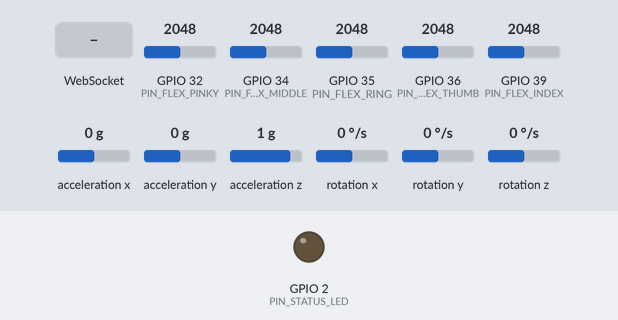
Simulated run of this sketch. Board: ESP32. Shown: output pins drawn as LEDs (lit = HIGH). Wiring (inferred from the names in the program): MPU-6050 motion sensor at I2C address 0x68. The test bench sets the inputs (shaded band); at power-on: GPIO 32 (PIN_FLEX_PINKY) = 2048, GPIO 34 (PIN_FLEX_MIDDLE) = 2048, GPIO 35 (PIN_FLEX_RING) = 2048, GPIO 36 (PIN_FLEX_THUMB) = 2048, GPIO 39 (PIN_FLEX_INDEX) = 2048, acceleration x 0 g, acceleration y 0 g, acceleration z 1 g, rotation x 0 °/s, rotation y 0 °/s, rotation z 0 °/s. WiFi joins after 1.5 s; servers stay silent unless stated; what the sketch prints to the serial monitor is not drawn.

Above: at 0.0 s.
At 8.8 s:
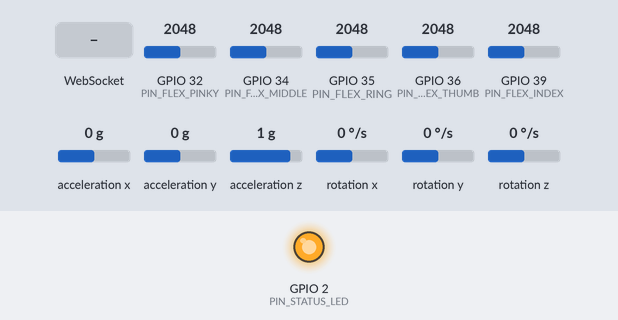
8.9 s: WebSocket text "1" received
Timing chart, 0 to 11.9 s (numbered marks = the images above; inputs shaded):
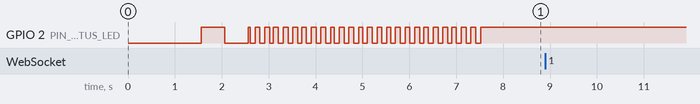

Measured:
- after the input at 8.9 s, every drawn part: stays the same

The sketch:

voxhand_firmware.ino
```cpp
/*
  ==============================================================================
  Project: VOXHAND - Smart Sign Language Glove Prototype
  Firmware: ESP32 Telemetry Transmitter (voxhand_firmware.ino)
  ------------------------------------------------------------------------------
  Hardware Architecture:
    - Microcontroller: ESP32 DevKit V1 (30-pin / 38-pin)
    - 5x Flex Sensors (Spectra Symbol 2.2" or 4.5", 10k-30k ohm):
        Thumb  -> GPIO 36 (ADC1_CH0 / VP)
        Index  -> GPIO 39 (ADC1_CH3 / VN)
        Middle -> GPIO 34 (ADC1_CH6)
        Ring   -> GPIO 35 (ADC1_CH7)
        Pinky  -> GPIO 32 (ADC1_CH4)
        Note: Voltage divider circuit with 10k ohm pulldown resistors to GND.
              Only ADC1 pins are used so WiFi does not interfere with ADC2!
    - 1x 6-DOF IMU (MPU6050 Accelerometer + Gyroscope):
        SDA    -> GPIO 21
        SCL    -> GPIO 22
        VCC    -> 3.3V
        GND    -> GND
        AD0    -> GND (I2C Address 0x68)
    - Status Indicator:
        Onboard LED -> GPIO 2 (Blinks during connect, Solid when streaming)
    - Calibration Button (Optional):
        BOOT Button -> GPIO 0 (Long press triggers re-calibration)
  ------------------------------------------------------------------------------
  Dependencies (Install via Arduino IDE Library Manager):
    - ArduinoJson by Benoit Blanchon (v6.x or v7.x)
    - WebSockets by Markus Sattler (WebSocketsClient)
    - Wire (Built-in ESP32)
    - WiFi (Built-in ESP32)
  ==============================================================================
*/

#include <WiFi.h>
#include <WebSocketsClient.h>
#include <ArduinoJson.h>
#include <Wire.h>

// -----------------------------------------------------------------------------
// WiFi & Gateway Configuration
// -----------------------------------------------------------------------------
const char* WIFI_SSID     = "YOUR_WIFI_SSID";         // Replace with your WiFi SSID
const char* WIFI_PASSWORD = "YOUR_WIFI_PASSWORD";     // Replace with your WiFi Password
const char* WS_HOST       = "192.168.1.100";          // IP address of Backend Gateway host
const int   WS_PORT       = 8000;                     // FastAPI WebSocket Port
const char* WS_PATH       = "/ws/stream";             // WebSocket Endpoint Path

WebSocketsClient webSocket;

// -----------------------------------------------------------------------------
// Pin Assignments
// -----------------------------------------------------------------------------
const int PIN_FLEX_THUMB  = 36;  // ADC1_CH0
const int PIN_FLEX_INDEX  = 39;  // ADC1_CH3
const int PIN_FLEX_MIDDLE = 34;  // ADC1_CH6
const int PIN_FLEX_RING   = 35;  // ADC1_CH7
const int PIN_FLEX_PINKY  = 32;  // ADC1_CH4

const int PIN_STATUS_LED  = 2;   // Onboard Blue LED
const int PIN_CALIB_BTN   = 0;   // BOOT Button (Active LOW)

const int FLEX_PINS[5] = {
  PIN_FLEX_THUMB,
  PIN_FLEX_INDEX,
  PIN_FLEX_MIDDLE,
  PIN_FLEX_RING,
  PIN_FLEX_PINKY
};

// -----------------------------------------------------------------------------
// Calibration Data Structures
// Default range for 12-bit ADC (0 - 4095) with 10k voltage divider:
// Unbent / Straight: ~1200 - 1600 (Lower resistance ~10k)
// Fully Bent:        ~2600 - 3400 (Higher resistance ~30k-40k)
// -----------------------------------------------------------------------------
struct SensorCalibration {
  int rawMin;  // Value when finger is fully straight (flex = 0.0)
  int rawMax;  // Value when finger is fully bent (flex = 1.0)
};

SensorCalibration flexCalib[5] = {
  {1400, 3100},  // Thumb
  {1350, 3000},  // Index
  {1400, 3050},  // Middle
  {1380, 2950},  // Ring
  {1300, 2900}   // Pinky
};

// -----------------------------------------------------------------------------
// MPU6050 Registers & Configuration
// -----------------------------------------------------------------------------
const uint8_t MPU6050_ADDR         = 0x68;
const uint8_t MPU6050_PWR_MGMT_1   = 0x6B;
const uint8_t MPU6050_ACCEL_XOUT_H = 0x3B;

// Accelerometer scale factor: ±2g  -> 16384 LSB/g
const float ACCEL_SCALE = 16384.0f;
// Gyroscope scale factor: ±250 deg/s -> 131.0 LSB / (deg/s) -> convert to rad/s
const float GYRO_SCALE  = 131.0f * (180.0f / 3.14159265f); // rad/s conversion factor

// Timing & Streaming Rate
unsigned long lastTelemetryTime = 0;
const unsigned long TELEMETRY_INTERVAL_MS = 40; // 25 Hz transmission rate (40 ms)
bool isWebSocketConnected = false;

// -----------------------------------------------------------------------------
// Normalization Function: Converts raw 12-bit ADC reading to [0.0, 1.0]
// -----------------------------------------------------------------------------
float normalizeFlex(int raw, int rawMin, int rawMax) {
  if (rawMax <= rawMin) rawMax = rawMin + 1; // Prevent division by zero
  float norm = (float)(raw - rawMin) / (float)(rawMax - rawMin);
  if (norm < 0.0f) norm = 0.0f;
  if (norm > 1.0f) norm = 1.0f;
  return norm;
}

// -----------------------------------------------------------------------------
// MPU6050 Hardware Initialization & Reading
// -----------------------------------------------------------------------------
bool initMPU6050() {
  Wire.begin(21, 22, 400000); // SDA = GPIO 21, SCL = GPIO 22, Fast I2C (400kHz)
  delay(50);

  // Wake up MPU6050 (clear SLEEP bit in PWR_MGMT_1)
  Wire.beginTransmission(MPU6050_ADDR);
  Wire.write(MPU6050_PWR_MGMT_1);
  Wire.write(0x00);
  uint8_t error = Wire.endTransmission();

  if (error == 0) {
    Serial.println("[MPU6050] Initialized successfully at address 0x68.");
    return true;
  } else {
    Serial.printf("[MPU6050] ERROR: Device not responding (I2C error code %d).\n", error);
    return false;
  }
}

void readMPU6050(float &ax, float &ay, float &az, float &gx, float &gy, float &gz) {
  Wire.beginTransmission(MPU6050_ADDR);
  Wire.write(MPU6050_ACCEL_XOUT_H);
  if (Wire.endTransmission(false) != 0) {
    // If read fails, fallback to neutral resting state
    ax = 0.0f; ay = 0.98f; az = 0.15f;
    gx = 0.0f; gy = 0.0f;  gz = 0.0f;
    return;
  }

  // Request 14 bytes: Accel (6), Temp (2), Gyro (6)
  Wire.requestFrom(MPU6050_ADDR, (uint8_t)14, (uint8_t)true);
  if (Wire.available() >= 14) {
    int16_t rawAx = (Wire.read() << 8) | Wire.read();
    int16_t rawAy = (Wire.read() << 8) | Wire.read();
    int16_t rawAz = (Wire.read() << 8) | Wire.read();
    Wire.read(); Wire.read(); // Skip temp bytes
    int16_t rawGx = (Wire.read() << 8) | Wire.read();
    int16_t rawGy = (Wire.read() << 8) | Wire.read();
    int16_t rawGz = (Wire.read() << 8) | Wire.read();

    // Scale to standard units (Accel in g, Gyro in rad/s)
    ax = (float)rawAx / ACCEL_SCALE;
    ay = (float)rawAy / ACCEL_SCALE;
    az = (float)rawAz / ACCEL_SCALE;

    gx = (float)rawGx / 131.0f * (3.14159265f / 180.0f);
    gy = (float)rawGy / 131.0f * (3.14159265f / 180.0f);
    gz = (float)rawGz / 131.0f * (3.14159265f / 180.0f);
  }
}

// -----------------------------------------------------------------------------
// Interactive 5-Second Flex Calibration Routine
// -----------------------------------------------------------------------------
void runCalibrationRoutine() {
  Serial.println("\n========================================================");
  Serial.println("[CALIBRATION] Starting 5-second dynamic flex calibration!");
  Serial.println("[CALIBRATION] Open and close your hand fully several times...");
  Serial.println("========================================================");

  for (int i = 0; i < 5; i++) {
    flexCalib[i].rawMin = 4095;
    flexCalib[i].rawMax = 0;
  }

  unsigned long startTime = millis();
  while (millis() - startTime < 5000) {
    digitalWrite(PIN_STATUS_LED, (millis() / 100) % 2); // Fast blink
    for (int i = 0; i < 5; i++) {
      int val = analogRead(FLEX_PINS[i]);
      if (val < flexCalib[i].rawMin && val > 100)  flexCalib[i].rawMin = val;
      if (val > flexCalib[i].rawMax && val < 4000) flexCalib[i].rawMax = val;
    }
    delay(20);
  }

  Serial.println("[CALIBRATION] Complete. Measured Ranges:");
  const char* fingerNames[5] = {"Thumb", "Index", "Middle", "Ring", "Pinky"};
  for (int i = 0; i < 5; i++) {
    // Add margin if range is too narrow
    if (flexCalib[i].rawMax - flexCalib[i].rawMin < 400) {
      flexCalib[i].rawMin = 1300;
      flexCalib[i].rawMax = 3000;
    }
    Serial.printf("  %s: Min=%d, Max=%d (Span=%d)\n",
                  fingerNames[i], flexCalib[i].rawMin, flexCalib[i].rawMax,
                  flexCalib[i].rawMax - flexCalib[i].rawMin);
  }
  Serial.println("========================================================\n");
  digitalWrite(PIN_STATUS_LED, HIGH);
}

// -----------------------------------------------------------------------------
// WebSocket Event Callback
// -----------------------------------------------------------------------------
void webSocketEvent(WStype_t type, uint8_t * payload, size_t length) {
  switch(type) {
    case WStype_DISCONNECTED:
      isWebSocketConnected = false;
      digitalWrite(PIN_STATUS_LED, LOW);
      Serial.println("[WS] Disconnected from backend gateway.");
      break;

    case WStype_CONNECTED:
      isWebSocketConnected = true;
      digitalWrite(PIN_STATUS_LED, HIGH);
      Serial.printf("[WS] Connected successfully to gateway %s:%d%s\n", WS_HOST, WS_PORT, WS_PATH);
      break;

    case WStype_TEXT:
      Serial.printf("[WS] Received response from backend: %s\n", payload);
      break;

    case WStype_ERROR:
      Serial.printf("[WS] Error occurred: %s\n", payload);
      break;

    default:
      break;
  }
}

// -----------------------------------------------------------------------------
// Arduino Setup
// -----------------------------------------------------------------------------
void setup() {
  Serial.begin(115200);
  delay(1000);
  Serial.println("\n--------------------------------------------------------");
  Serial.println("    VOXHAND ESP32 SMART GLOVE FIRMWARE INITIALIZING     ");
  Serial.println("--------------------------------------------------------");

  pinMode(PIN_STATUS_LED, OUTPUT);
  pinMode(PIN_CALIB_BTN, INPUT_PULLUP);
  digitalWrite(PIN_STATUS_LED, LOW);

  // Configure ADC attenuation (11dB provides full-scale ~0 - 3.3V range)
  analogSetAttenuation(ADC_11db);
  for (int i = 0; i < 5; i++) {
    pinMode(FLEX_PINS[i], INPUT);
  }

  // Initialize MPU6050
  initMPU6050();

  // Connect to WiFi
  Serial.printf("[WiFi] Connecting to SSID: %s ", WIFI_SSID);
  WiFi.mode(WIFI_STA);
  WiFi.begin(WIFI_SSID, WIFI_PASSWORD);

  int wifiRetries = 0;
  while (WiFi.status() != WL_CONNECTED && wifiRetries < 20) {
    delay(500);
    Serial.print(".");
    digitalWrite(PIN_STATUS_LED, !digitalRead(PIN_STATUS_LED));
    wifiRetries++;
  }

  if (WiFi.status() == WL_CONNECTED) {
    Serial.println("\n[WiFi] Connected successfully!");
    Serial.print("[WiFi] ESP32 IP Address: ");
    Serial.println(WiFi.localIP());
  } else {
    Serial.println("\n[WiFi] Connection timed out. Running in local acquisition mode.");
  }

  // Configure WebSocket Client
  webSocket.begin(WS_HOST, WS_PORT, WS_PATH);
  webSocket.onEvent(webSocketEvent);
  webSocket.setReconnectInterval(2500);
  webSocket.enableHeartbeat(5000, 3000, 2);

  // Perform initial calibration
  runCalibrationRoutine();
  Serial.println("[SETUP] VOXHAND Firmware ready. Beginning telemetry streaming...");
}

// -----------------------------------------------------------------------------
// Arduino Main Loop
// -----------------------------------------------------------------------------
void loop() {
  webSocket.loop();

  // Check if manual re-calibration button is pressed (GPIO 0 BOOT button)
  if (digitalRead(PIN_CALIB_BTN) == LOW) {
    delay(50); // Debounce
    if (digitalRead(PIN_CALIB_BTN) == LOW) {
      runCalibrationRoutine();
    }
  }

  unsigned long currentMillis = millis();
  if (currentMillis - lastTelemetryTime >= TELEMETRY_INTERVAL_MS) {
    lastTelemetryTime = currentMillis;

    // 1. Read and normalize 5 flex sensors
    float flexNorm[5];
    for (int i = 0; i < 5; i++) {
      int rawVal = analogRead(FLEX_PINS[i]);
      flexNorm[i] = normalizeFlex(rawVal, flexCalib[i].rawMin, flexCalib[i].rawMax);
    }

    // 2. Read 6-DOF IMU (Accelerometer and Gyroscope)
    float ax, ay, az, gx, gy, gz;
    readMPU6050(ax, ay, az, gx, gy, gz);

    // 3. Package into JSON telemetry payload
    // Buffer size calculated for ~200 bytes JSON
    StaticJsonDocument<384> doc;

    JsonArray flexArray = doc.createNestedArray("flex");
    for (int i = 0; i < 5; i++) {
      flexArray.add(serialized(String(flexNorm[i], 3)));
    }

    JsonObject accelObj = doc.createNestedObject("accel");
    accelObj["x"] = serialized(String(ax, 3));
    accelObj["y"] = serialized(String(ay, 3));
    accelObj["z"] = serialized(String(az, 3));

    JsonObject gyroObj = doc.createNestedObject("gyro");
    gyroObj["x"] = serialized(String(gx, 3));
    gyroObj["y"] = serialized(String(gy, 3));
    gyroObj["z"] = serialized(String(gz, 3));

    doc["timestamp"] = (uint32_t)(currentMillis / 1000);

    // 4. Serialize to string
    String jsonString;
    serializeJson(doc, jsonString);

    // 5. Send via WebSocket if connected
    if (isWebSocketConnected) {
      webSocket.sendTXT(jsonString);
    } else {
      // Echo to Serial monitor for USB debugging when offline
      static int serialThrottle = 0;
      if (++serialThrottle % 10 == 0) {
        Serial.printf("[LOCAL STREAM] %s\n", jsonString.c_str());
      }
    }
  }
}
```
